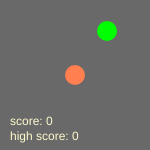
Frame 1 (no input)
Frame 60 (no input): identical to frame 1, image omitted
Frame 120 (the mouse pressed at the canvas centre since frame 60): identical to frame 1, image omitted

The p5.js sketch that drew this single still picture (run headless with seeded random() and noise() and a simulated clock; from frame 60 on, the mouse is pressed at the canvas centre):

// p5.js sketch
// ── sketch.js
let snake;
let paused = false;
let food;
let highScore = 0;
let windowWidth = 150;
let windowHeight = 150;

function setup(){
  createCanvas(windowWidth, windowHeight);
  snake = new Snake();
  foodLocation();
}

function windowResized() {
  resizeCanvas(windowWidth, windowHeight);
}

function foodLocation(){
  let x = floor(random(width));
  let y = floor(random(height));
  food = createVector(x, y);
}

function draw(){
  background('dimgrey');
  noStroke();
  fill('lime');
  ellipse(food.x, food.y, 20, 20);
  snake.update();
  snake.show();
  if(snake.eat(food)){
    foodLocation();
    if ((snake.body.length-1) % 10 === 0){
      windowWidth += 10;
      windowHeight += 10;
      windowResized();
    }
  }
  if (snake.die()){
    if ((snake.body.length-1) > highScore){
      highScore = snake.body.length-1;
    }
    snake.body = [];
    snake.body[0] = createVector(width/2, height/2);
    snake.xdir = 0;
    snake.ydir = 0;
    windowWidth = 150;
    windowHeight = 150;
    windowResized();
  }
  score();
}

function score(){
  fill('lemonchiffon');
  text("score: " + (snake.body.length-1), 10, height - 25);
  text("high score: " + highScore, 10, height - 10);
}

function keyPressed() {
  if (keyCode === LEFT_ARROW && snake.xdir !==1) {
    snake.setDir(-1, 0);
  } else if (keyCode === RIGHT_ARROW && snake.xdir !==-1) {
    snake.setDir(1, 0);
  } else if (keyCode === DOWN_ARROW && snake.ydir !==-1){
    snake.setDir(0, 1);
  } else if (keyCode === UP_ARROW && snake.ydir !==1){
    snake.setDir(0, -1);
  } else if (keyCode === 32 ){
    if (!paused) {
      noLoop();
      paused = true;
    } else if (paused){
      loop();
      paused = false;
    }
  }
}

// ── snake2.html
<!DOCTYPE html>
<html lang="en" dir="ltr">
  <head>
    <meta charset="utf-8">
    <title></title>
  </head>
  <body>

    <script type="text/javascript" src="https://cdnjs.cloudflare.com/ajax/libs/p5.js/0.7.3/p5.min.js"></script>
    <script type="text/javascript" src="snake2.js"></script>
    <script type="text/javascript" src="sketch.js"></script>

  </body>
</html>

// ── snake2.js
class Snake {
  constructor() {
    this.body = [];
    this.body[0] = createVector(width/2, height/2);
    this.xdir = 0;
    this.ydir = 0;
  }

  update(){
    let head = this.body[0].copy();
    head.x += this.xdir;
    head.y += this.ydir;
    this.body.unshift(head);
    this.body.pop()
  }

  show(){
    for (let i = 0; i < this.body.length; i++){
      fill('coral');
      ellipse(this.body[i].x, this.body[i].y, 20, 20);
    }
  }

  setDir(x, y){
    this.xdir = x;
    this.ydir = y;
  }

  eat(pos){
    if (Math.abs(pos.x - this.body[0].x) < 10 && Math.abs(pos.y - this.body[0].y) < 10){
      this.grow();
      return true;
    }
  }

  grow(){
    let head = this.body[0].copy();
    this.body.unshift(head);
  }

  die(){
    let head = this.body[0].copy();
    for (let i = 3; i < this.body.length; i++){
      if (this.body[i].x === head.x && this.body[i].y === head.y){
        return true;
      }
    }
    if ((head.x === width || head.x === 0) || (head.y === height || head.y === 0)){
      return true;
    }
    return false;
  }
}
